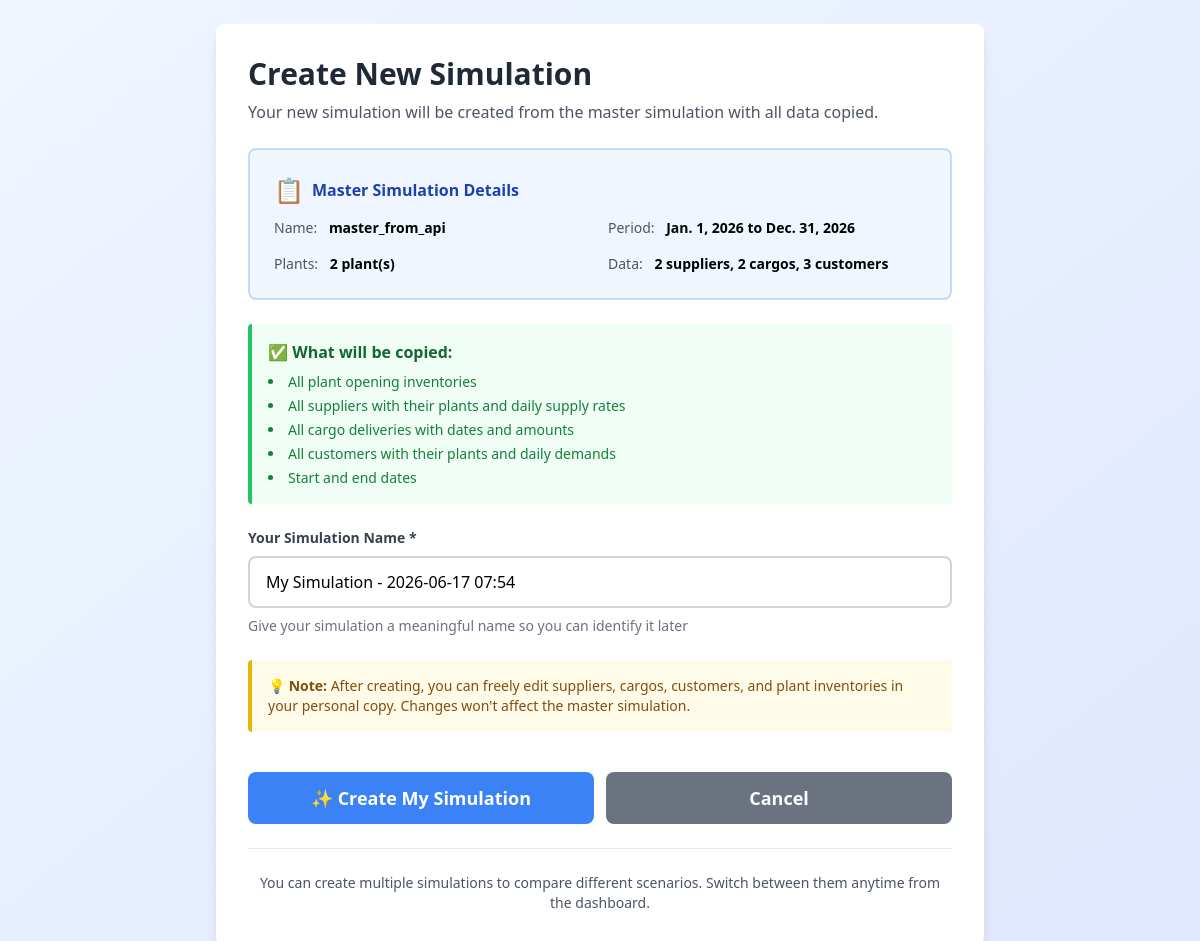
The app's page /simulation/create/ (signed in) with its own data.
### lng_planner/models.py (models this page shows, shortened)
class Simulation(models.Model):
    user = models.ForeignKey(User, on_delete=models.CASCADE, related_name='simulations', null=True, blank=True)
    name = models.CharField(max_length=200, default='Untitled Simulation')
    start_date = models.DateField()
    end_date = models.DateField()
    created_at = models.DateTimeField(auto_now_add=True)
    updated_at = models.DateTimeField(auto_now=True)
    is_active = models.BooleanField(default=True)
    is_master = models.BooleanField(default=False, help_text="Master simulation loaded from SAP")
    sap_api_url = models.URLField(blank=True, help_text="SAP API URL for refreshing master data")
    last_sap_sync = models.DateTimeField(null=True, blank=True, help_text="Last time master data was synced from SAP")
    class Meta:
        ordering = ['-updated_at']

### lng_planner/views.py (the view, shortened to what this page needs)
# urls.py: path('simulation/create/', views.create_simulation, name='create_simulation'),
@login_required
def create_simulation(request):
    master = Simulation.objects.filter(is_master=True).first()
    if not master:
        messages.error(request, 'No master simulation found. Please contact administrator.')
        return redirect('lng_planner:dashboard')
    context = {
        'master': master,
        'suggested_name': f"My Simulation - {datetime.now().strftime('%Y-%m-%d %H:%M')}"
    }
    return render(request, 'lng_planner/create_from_master.html', context)

### lng_planner/templates/lng_planner/create_from_master.html (shortened to what this page needs)
{% load static %}
<!DOCTYPE html>
<html lang="en">
<head>
    <script src="https://cdn.tailwindcss.com"></script>
</head>
<body class="bg-gradient-to-br from-blue-50 to-indigo-100 min-h-screen p-6">
    <div class="max-w-3xl mx-auto">
        <div class="bg-white rounded-lg shadow-lg p-8">
            <h2 class="text-3xl font-bold text-gray-800 mb-2">Create New Simulation</h2>
            <p class="text-gray-600 mb-6">
                Your new simulation will be created from the master simulation with all data copied.
            </p>
            <div class="bg-blue-50 border-2 border-blue-200 rounded-lg p-6 mb-6">
                <h3 class="font-bold text-blue-800 mb-3 flex items-center gap-2">
                    <span class="text-2xl">📋</span>
                    Master Simulation Details
                </h3>
                <div class="grid grid-cols-2 gap-4 text-sm">
                    <div>
                        <span class="text-gray-600">Name:</span>
                        <span class="font-semibold ml-2">{{ master.name }}</span>
                    </div>
                    <div>
                        <span class="text-gray-600">Period:</span>
                        <span class="font-semibold ml-2">{{ master.start_date }} to {{ master.end_date }}</span>
                    </div>
                    <div>
                        <span class="text-gray-600">Plants:</span>
                        <span class="font-semibold ml-2">{{ master.plant_inventories.count }} plant(s)</span>
                    </div>
                    <div>
                        <span class="text-gray-600">Data:</span>
                        <span class="font-semibold ml-2">
                            {{ master.suppliers.count }} suppliers,
                            {{ master.cargos.count }} cargos,
                            {{ master.customers.count }} customers
                        </span>
                    </div>
                </div>
            </div>
            <div class="bg-green-50 border-l-4 border-green-500 p-4 mb-6 rounded">
                <h3 class="font-bold text-green-800 mb-2">✅ What will be copied:</h3>
                <ul class="list-disc list-inside text-green-700 space-y-1 text-sm">
                    <li>All plant opening inventories</li>
                    <li>All suppliers with their plants and daily supply rates</li>
                    <li>All cargo deliveries with dates and amounts</li>
                    <li>All customers with their plants and daily demands</li>
                    <li>Start and end dates</li>
                </ul>
            </div>
            <form method="post" class="space-y-6">
                <div>
                    <label for="name" class="block text-sm font-semibold text-gray-700 mb-2">
                        Your Simulation Name *
                    </label>
                    <input
                        type="text"
                        name="name"
                        id="name"
                        value="{{ suggested_name }}"
                        required
                        class="w-full border-2 border-gray-300 rounded-lg px-4 py-3 focus:border-blue-500 focus:outline-none"
                        placeholder="e.g., Q1 2025 Scenario, Optimized Plan, etc."
                    >
                    <p class="text-gray-500 text-sm mt-2">
                        Give your simulation a meaningful name so you can identify it later
                    </p>
                </div>
                <div class="bg-yellow-50 border-l-4 border-yellow-500 p-4 rounded">
                    <p class="text-yellow-800 text-sm">
                        <strong>💡 Note:</strong> After creating, you can freely edit suppliers, cargos, customers,
                        and plant inventories in your personal copy. Changes won't affect the master simulation.
                    </p>
                </div>
                <div class="flex gap-3 pt-4">
                    <button type="submit" class="flex-1 bg-blue-500 text-white px-6 py-3 rounded-lg hover:bg-blue-600 transition font-semibold text-lg">
                        ✨ Create My Simulation
                    </button>
                    <a href="{% url 'lng_planner:dashboard' %}" class="flex-1 bg-gray-500 text-white px-6 py-3 rounded-lg hover:bg-gray-600 transition text-center font-semibold text-lg">
                        Cancel
                    </a>
                </div>
            </form>
            <div class="mt-6 pt-6 border-t text-center">
                <p class="text-gray-600 text-sm">
                    You can create multiple simulations to compare different scenarios.
                    Switch between them anytime from the dashboard.
                </p>
            </div>
        </div>
    </div>
</body>
</html>

### records on screen
Simulation: name "master_from_api", start_date "Jan. 1, 2026", end_date "Dec. 31, 2026", plant_inventories.count "2", suppliers.count "2", cargos.count "2", customers.count "3"
